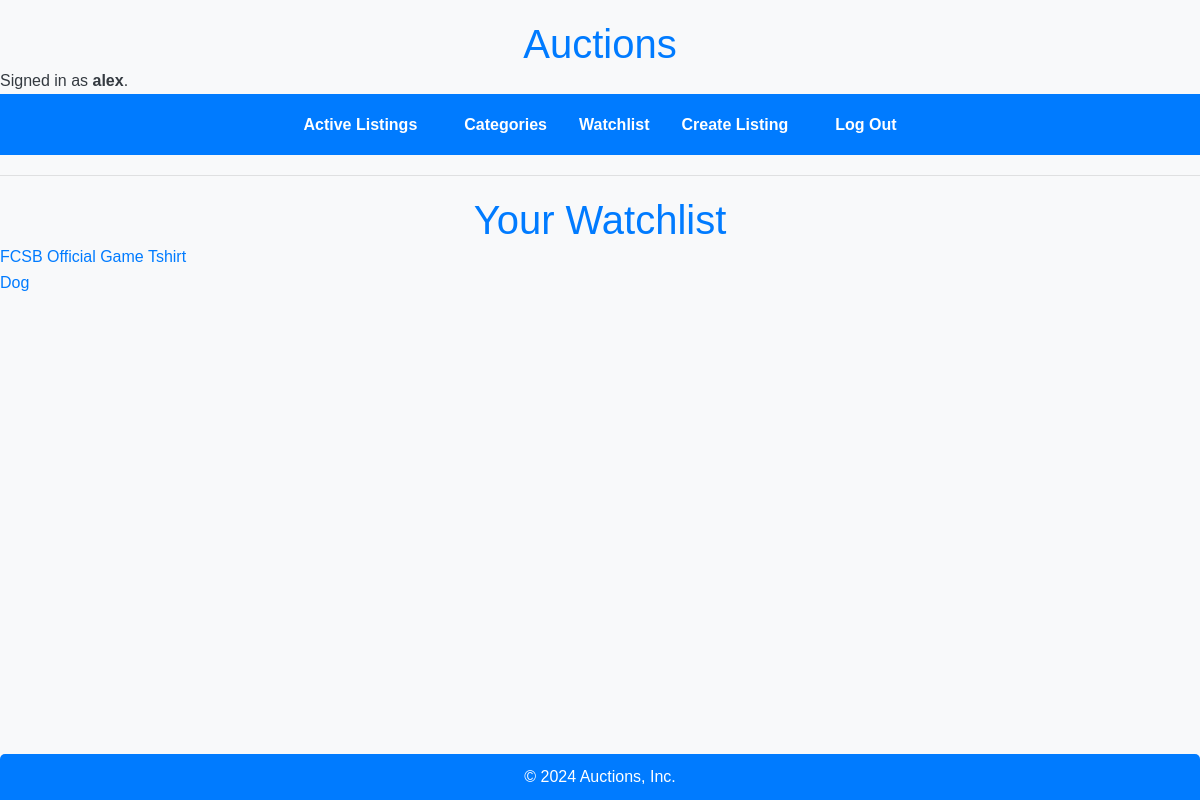
/watchlist/ (signed in), run on an earlier commit of the app's database.
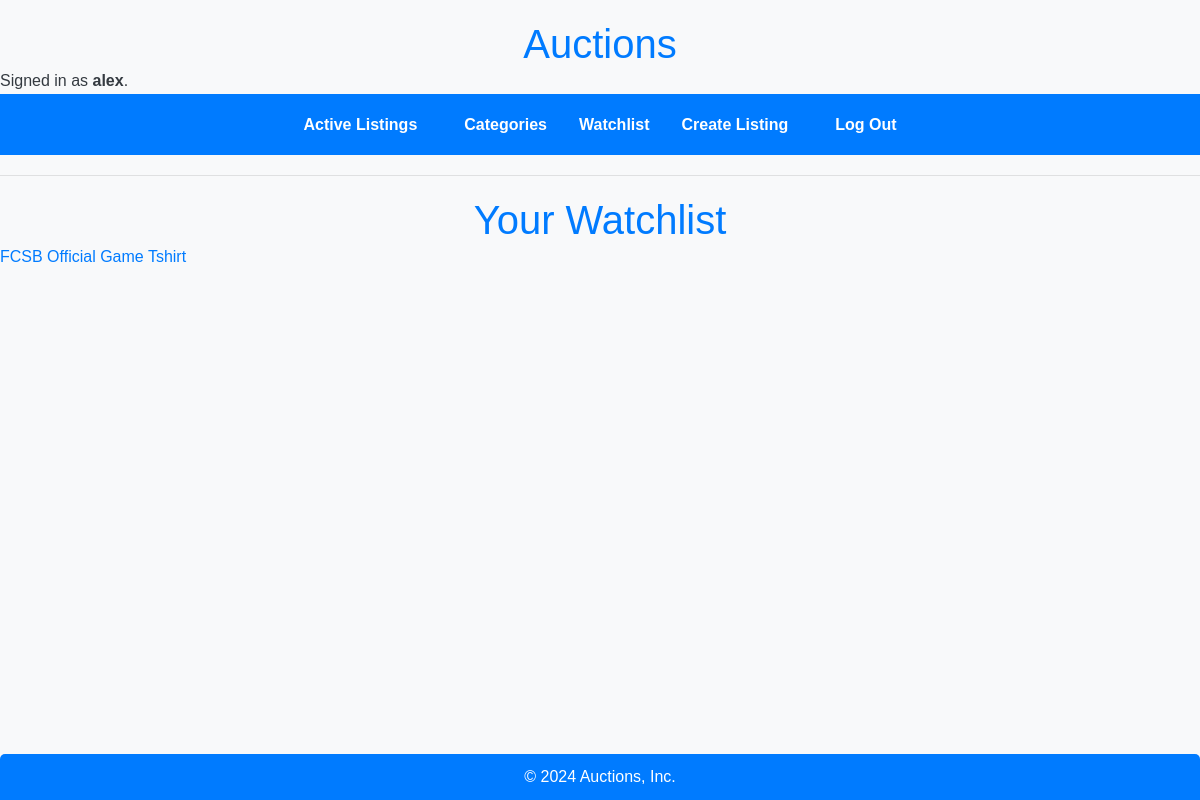
And on a later commit of the database.
### auctions/models.py (models this page shows, shortened)
class User(AbstractUser):
    pass

class Watchlist(models.Model):
    user = models.ForeignKey(User, on_delete=models.CASCADE, related_name="user_watchlist")
    auction = models.ForeignKey(Auction, on_delete=models.CASCADE, related_name="auction_watchlist")

class Auction(models.Model):
    CATEGORY_CHOICES = [
        ('Fashion', 'Fashion'),
        ('Electronics', 'Electronics'),
        ('Toys', 'Toys'),
        ('Home', 'Home'),
        ('Books', 'Books'),
        ('Other', 'Other'),
    ]
    title = models.CharField(max_length=200)
    description = models.TextField()
    starting_bid = models.DecimalField(max_digits=10, decimal_places=2, default=0.00)
    image_url = models.URLField(blank=True)
    category = models.CharField(max_length=50, choices=CATEGORY_CHOICES, default='Other')
    creator = models.ForeignKey(User, on_delete=models.CASCADE, related_name="auctions", null=True, blank=True)
    is_active = models.BooleanField(default=True)
    winner = models.ForeignKey(User, on_delete=models.SET_NULL, null=True, blank=True, related_name="won_auctions")

### auctions/views.py (the view)
# urls.py: path("watchlist/", views.watchlist, name="watchlist"),
@login_required
def watchlist(request):
    user = request.user
    watchlist_auctions = Watchlist.objects.filter(user=user)
    return render(request, "auctions/watchlist.html", {
        "watchlist_auctions": watchlist_auctions
    })

### auctions/templates/auctions/watchlist.html
{% extends "auctions/layout.html" %}
{% block body %}
    {% if watchlist_auctions  %}
        <h1>Your Watchlist</h1>
        <ul>
            {% for item in watchlist_auctions %}
                <li>
                    <a href="{% url 'listing' item.auction.id %}">{{ item.auction.title }}</a>
                </li>
            {% endfor %}
        </ul>
    {% else %}
        <p>Your watchlist is empty.</p>
    {% endif %}
{% endblock %}

### auctions/templates/auctions/layout.html (shortened to what this page needs)
{% load static %}
<!DOCTYPE html>
<html lang="en">
    <head>
        <link rel="stylesheet" href="https://stackpath.bootstrapcdn.com/bootstrap/4.4.1/css/bootstrap.min.css">
        <link href="{% static 'auctions/styles.css' %}" rel="stylesheet">
    </head>
    <body>
        <h1>Auctions</h1>
        <div>
            {% if user.is_authenticated %}
                Signed in as <strong>{{ user.username }}</strong>.
            {% else %}
                Not signed in.
            {% endif %}
        </div>
        <ul class="nav">
            <li class="nav-item">
                <a class="nav-link" href="{% url 'index' %}">Active Listings</a>
            </li>
            <li>
                    <a class="nav-link" href="{% url 'categories' %}">Categories</a>
            </li>
            {% if user.is_authenticated %}
                <li>
                    <a class="nav-link" href="{% url 'watchlist' %}">Watchlist</a>
                </li>
                <li>
                    <a class="nav-link" href="{% url 'create' %}">Create Listing</a>
                </li>
                <li class="nav-item">
                    <a class="nav-link" href="{% url 'logout' %}">Log Out</a>
                </li>
            {% endif %}
        </ul>
        <hr>
        {% block body %}
        {% endblock %}
        <footer>
            <p>&copy; 2024 Auctions, Inc.</p>
        </footer>
    </body>
</html>

### auctions/static/auctions/styles.css (style rules this page uses)
body, h1, h2, p, ul { margin: 0; padding: 0; font-family: 'Arial', sans-serif; }
body { background-color: #f8f9fa; color: #343a40; line-height: 1.6; }
h1 { text-align: center; font-size: 2.5em; margin-top: 20px; color: #007bff; }
.nav { background-color: #007bff; padding: 10px; list-style-type: none; display: flex; justify-content: center; margin-bottom: 20px; }
.nav-item { margin: 0 15px; }
.nav-link { color: #fff; text-decoration: none; font-weight: bold; padding: 8px 16px; border-radius: 5px; transition: background-color 0.3s ease; }
footer { text-align: center; margin-top: 40px; padding: 10px; background-color: #007bff; color: #fff; border-radius: 5px 5px 0 0; position: fixed; bottom: 0; width: 100%; }

What changed in the data, as far as the page shows it:
removed Watchlist: auction "Dog"
